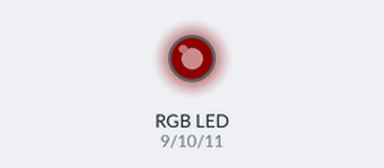
A sketch run on a simulated Arduino Uno, built with avr-gcc and run on an emulated ATmega328P. Parts: an RGB LED mixed from three pins (HIGH = lit). Dim RGB values are drawn brighter than linear.

Above: at 0.15 s.
At 4.39 s:
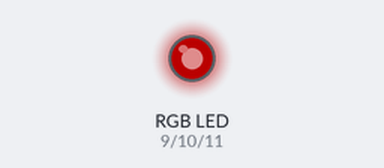
At 9.51 s:
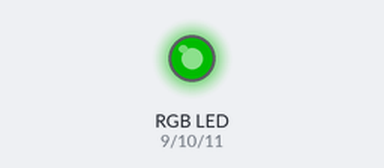
At 19.77 s:
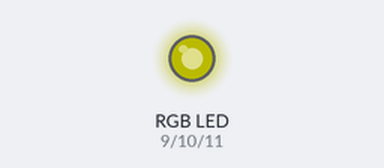
At 29.7 s:
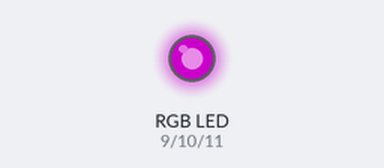
At 39.66 s:
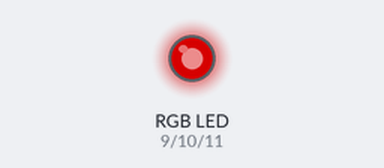
Timing chart, 0 to 40.0 s (numbered marks = the images above):
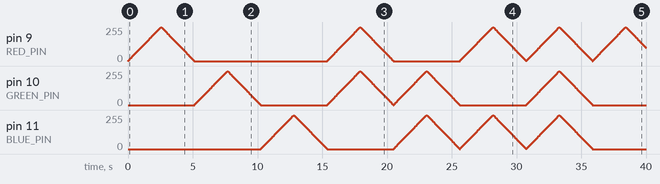

The sketch:

intro-to-rgb.ino
```cpp
/**
 * Day 08 - Intro to Rgb
 */

#include "Arduino.h"

/*
 * Each color in an RGB LED is controlled with a different pin
 *
 * NOTE: Only pins 3, 5, 6, 9, 10 and 11 on the HERO board support PWM which is
 *       indicated on the board by preceding those pin numbers on the HERO board
 *       with a tilde ('~') character.  Only those pins support PWM and analogWrite().
 */
const byte RED_PIN = 9;
const byte GREEN_PIN = 10;
const byte BLUE_PIN = 11;


const uint16_t BATTERY_CAPACITY = 50000;

/**
 *The setup function runs once when you press reset or power the board
 */
void setup() {
  // Board Setup
  pinMode(RED_PIN, OUTPUT);
  pinMode(GREEN_PIN, OUTPUT);
  pinMode(BLUE_PIN, OUTPUT);

}

uint16_t batteryLevel = 0;  // Current battery charge level (set to 0 first time)

/**
 * The loop function runs over and over again forever
 */
void loop() {
  for (uint8_t colorIndex = 0; colorIndex < 7; colorIndex++) {
    int8_t brightnessDirection = 1;
    for (int16_t brightnessIndex = 0; brightnessIndex > -1; brightnessIndex = brightnessIndex + brightnessDirection) {
      switch (colorIndex) {
        case 0:
          // Increase Red
          setRgbLevels(brightnessIndex, 0, 0);
          break;
        case 1:
          // Increase Green
          setRgbLevels(0, brightnessIndex, 0);
          break;
        case 2:
          // Increase Blue
          setRgbLevels(0, 0, brightnessIndex);
          break;
        case 3:
          // Increase Yellow
          setRgbLevels(brightnessIndex, brightnessIndex, 0);
          break;
        case 4:
          // Increase Cyan
          setRgbLevels(0, brightnessIndex, brightnessIndex);
          break;
        case 5:
          // Increase Magenta
          setRgbLevels(brightnessIndex, 0, brightnessIndex);
          break;
        case 6:
          // Increase White
          setRgbLevels(brightnessIndex, brightnessIndex, brightnessIndex);
          break;
      }

      if (brightnessIndex >= 255) {
        // Switch direction back to 0
        brightnessDirection = -1;
      }

      delay(10);
    }
  }

}

void setRgbLevels(uint8_t red_intensity, uint8_t green_intensity, uint8_t blue_intensity) {
  analogWrite(RED_PIN, red_intensity);
  analogWrite(GREEN_PIN, green_intensity);
  analogWrite(BLUE_PIN, blue_intensity);
}
```
